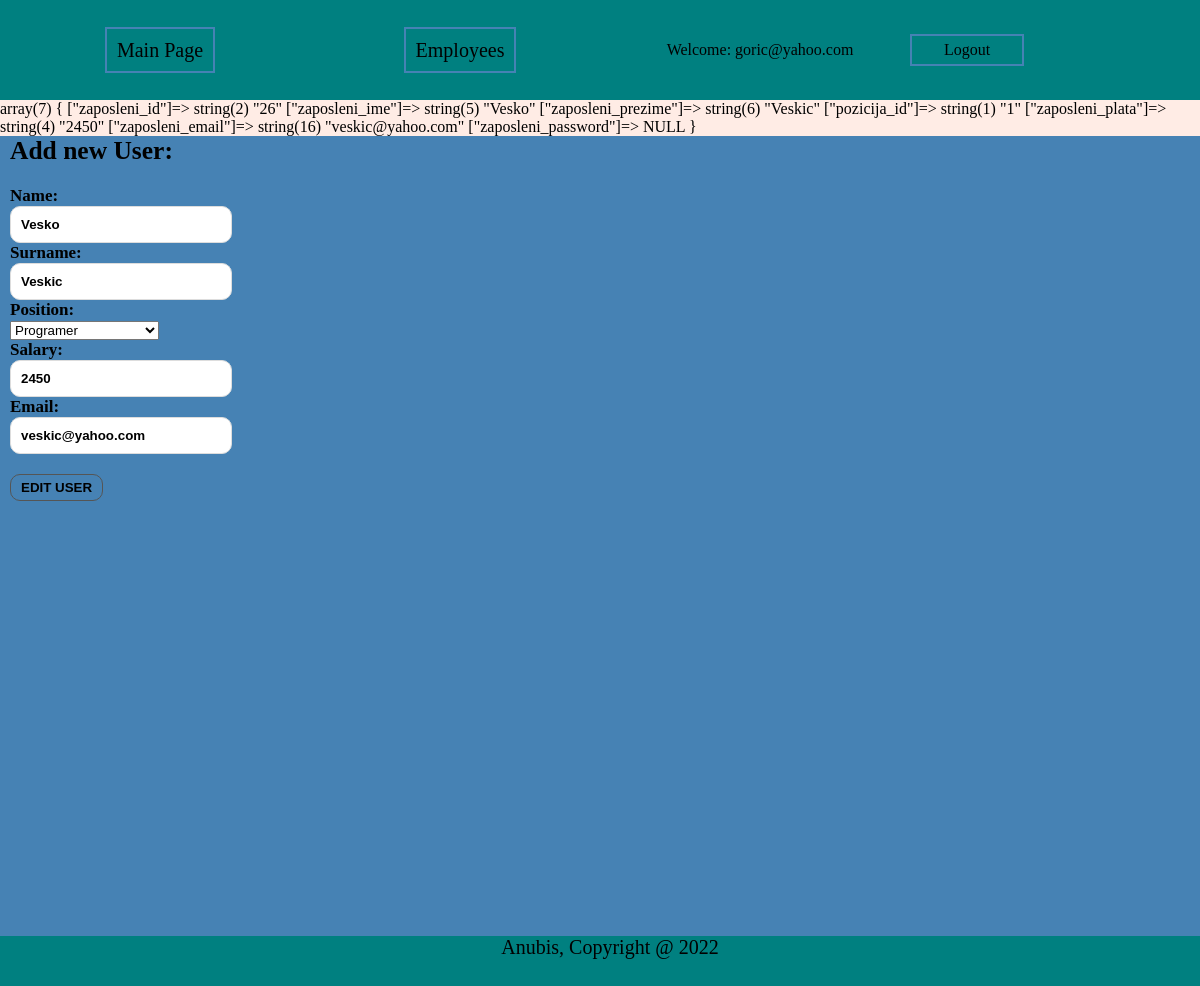
Screenshot of /pages/edit_page.php?id=26 (signed in) with the database file from the repository.
### tables this page shows
CREATE TABLE `zaposleni` (
  `zaposleni_id` int(255) NOT NULL,
  `zaposleni_ime` varchar(255) NOT NULL,
  `zaposleni_prezime` varchar(255) NOT NULL,
  `pozicija_id` int(255) NOT NULL,
  `zaposleni_plata` float NOT NULL,
  `zaposleni_email` varchar(255) NOT NULL,
  `zaposleni_password` varchar(80) DEFAULT NULL
);

### dashboard/get_data.php (called while the page is built, shortened)
<?php
function getAllPositions($connection)
{
    $sql = "SELECT * FROM pozicija";
    $result = mysqli_query($connection, $sql);
    if (mysqli_num_rows($result) > 0) {
        $array = mysqli_fetch_all($result, MYSQLI_ASSOC);
        return $array;
    } else {
        echo "0 results";
    }
}

### pages/edit_page.php (the view, shortened to what this page needs)
<!DOCTYPE html>
<html lang="en">
<?php
include('header.php');
include('../dashboard/db_connect.php');
include('../dashboard/get_data.php');
include('../dashboard/edit_user.php');
$svepozicije = getAllPositions($connection);
if (isset($_GET['id'])) {
    $id = mysqli_real_escape_string($connection, $_GET['id']);
    $singleQuery = "SELECT * FROM zaposleni WHERE zaposleni_id = $id";
    $singleResult = mysqli_query($connection, $singleQuery);
    $singleEmployee = mysqli_fetch_assoc($singleResult);
    var_dump($singleEmployee);
}
?>
<div class="container main">
    <form method="POST" action="<?php echo $_SERVER['PHP_SELF'] ?>">
        <h2>Add new User:</h2>
        <br>
        <label for="">Name:</label>
        <input type="text" name="user_name" value="<?php echo $singleEmployee['zaposleni_ime'] ?>">
        <label for="">Surname:</label>
        <input type="text" name="user_surname" value="<?php echo $singleEmployee['zaposleni_prezime'] ?>">
        <label for="">Position:</label>
        <select name="user_position" id="">
            <?php
            foreach ($svepozicije as $pozicija) { ?>
                <option value="<?php echo $pozicija['pozicija_id'] ?>"><?php echo $pozicija['pozicija_naziv'] ?></option>
            <?php } ?>
        </select>
        <label for="">Salary:</label>
        <input type="text" name="user_salary" value="<?php echo $singleEmployee['zaposleni_plata'] ?>">
        <label for="">Email:</label>
        <input type="text" name="user_email" value="<?php echo $singleEmployee['zaposleni_email'] ?>">
        <br>
        <button type="text" name="editUser">EDIT USER</button>
    </form>
</div>
<?php include('footer.php'); ?>
</html>

### assets/styles.css (style rules this page uses)
body { background: #ffece5; font-family: verdana; margin: 0 auto; }
label, input { display: block; margin: 0; font-weight: bold; }
input[type="text"], input[type="password"] { border: 1px solid #ddd; padding: 10px; border-radius: 10px; width: 200px; }
.container { margin: 0 auto; width: 1200px; padding: 0 10px; }
.main { background-color: steelblue; height: 800px; font-size: 17px; }
button { background-color: steelblue; border: 1px solid #555; border-radius: 10px; padding: 5px 10px; font-weight: bold; cursor: pointer; }
h2 { margin: 0; }

### rows the page displays
zaposleni: user_name "Vesko", user_surname "Veskic", user_salary "2450", user_email "veskic@yahoo.com"

### other values shown
$_SESSION['zaposleni_email'] "goric@yahoo.com"
form field user_position "Programer"
